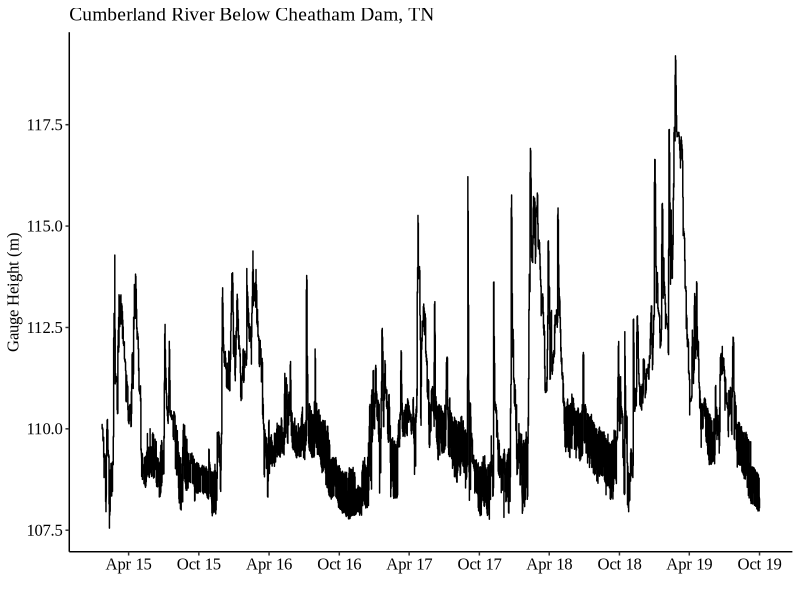
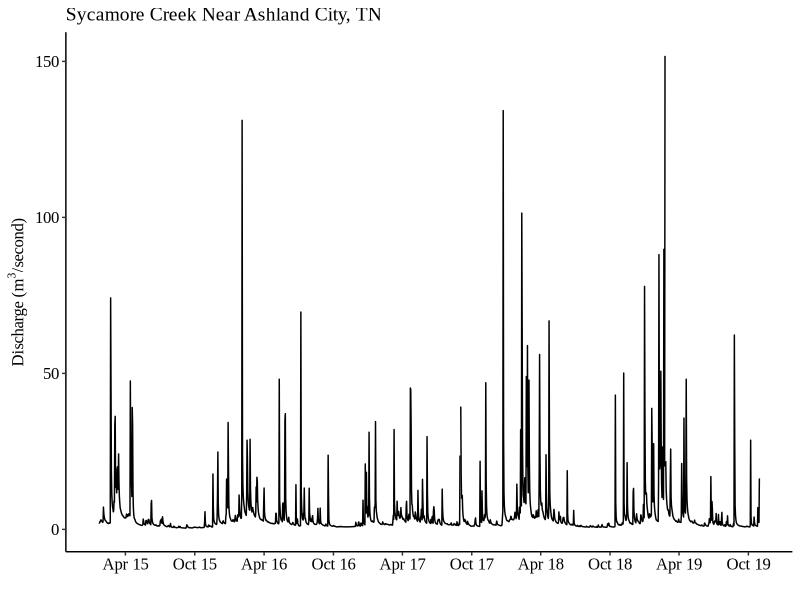

Write R code to recreate these figures, in order. (Note: this script raises an error after producing the figures.)
## ---- chunk 1
packages <- c(
  "caret",
  "utils",
  "raster",
  "data.table",
  "grid",
  "vegan",
  "permute",
  "sp",
  "dplyr",
  "ggplot2",
  "tidyr",
  "knitr",
  "lattice",
  "MASS",
  "randomForest",
  "randomForestExplainer",
  "ROCR",
  "cowplot",
  "ggrepel",
  "gt",
  "glue",
  "pdp",
  "scales",
  "kableExtra",
  "cowplot",
  "vegan"
)

sapply(packages, require, character.only=T)
## ---- chunk 2
theme_set(
  theme_bw(base_family = "Times New Roman")
)
## ---- chunk 3
study <- read.csv("public_data/Cottonmouth-Datasheet.csv")
## ---- chunk 4
gauge<-read.csv("data/GaugeData-USGS.csv")
gauge[,2]<-as.Date(gauge[,2])
gauge[,4]<-gauge[,3]*0.3048

discharge<-read.csv("data/SycamoreData-USGS.csv")
discharge[,2]<-as.Date(discharge[,2])
discharge[,4]<-discharge[,3]*0.0283168

p1<-ggplot(gauge, aes(x =gauge$datetime, y= gauge$V4))+
  geom_line(color = "black")+
  xlab("")+
  ylab("Gauge Height (m)")+
  ggtitle("Cumberland River Below Cheatham Dam, TN")+
  #ggtitle("USGS 03435000 Cumberland River Below Cheatham Dam, TN")+
  scale_x_date(breaks=date_breaks("6 months"), labels = date_format("%b %y"))+
  theme_classic() +
  theme(text = element_text(family = "Times New Roman")) +
  theme(
    plot.title = element_text(size = 14),
    axis.title.x = element_text(size = 12),
    axis.title.y = element_text(size = 12),
    axis.text.x = element_text(size = 12, color = "black"),
    axis.text.y = element_text(size = 12, color = "black")
  )

p2<-ggplot(discharge, aes(x =discharge$datetime, y= discharge$V4))+
  geom_line(color = "black")+
  xlab("")+
  ylab(expression("Discharge (" * m^3 * "/second)"))+
  ggtitle("Sycamore Creek Near Ashland City, TN")+
  #ggtitle("USGS 03431800 Sycamore Creek Near Ashland City, TN")+
  scale_x_date(breaks=date_breaks("6 months"), labels = date_format("%b %y"))+
  theme_classic() +
  theme(text = element_text(family = "Times New Roman")) +
  theme(
    plot.title = element_text(size = 14),
    axis.title.x = element_text(size = 12), 
    axis.title.y = element_text(size = 12),
    axis.text.x = element_text(size = 12, color = "black"),
    axis.text.y = element_text(size = 12, color = "black")
  )

(p1 / p2) #stack plots using patchwork

ggsave("HCB_figs/fig2_hydrographs.jpg")
#ggsave("HCB_figs/fig1_hydrographs.jpg", width = 3.43, height = 3)
## ---- chunk 5
#Subsetting Groups
male<- study %>% subset(Group == "MALE")
female<- study %>% subset(Group == "FEMALE")
juvenile<- study %>% subset(Group == "JUVENILE")
YOY<- study %>% subset(Group == "YOY")
## ---- chunk 6
glimpse(study)
s<-study[,c(3:24)]
s<-na.omit(s)
glimpse(s)
## ---- chunk 7
#Averaged surface and ambient temperature variables
Temp<-(s$Surface.Temp+s$Ambient.Temp)/2
s<-cbind(s,Temp)
#Removed correlated variables
s<-s[,c(1,5,6,7,8,9,10,11,12,13,14,15,17,18,19,20,21,22,23)]
glimpse(s)
## ---- chunk 8
s1<-s[,c(1,2,3,4,5,6,7,8,9,10,11,12,13,14,15,16,17,18,19)]
glimpse(s1)
#PCA
pc<-princomp(s1[,c(2,3,4,5,6,7,8,9,10,11,12,13,14,15,16,19)], cor = T, scores = T)
#Component
#Setting- Up ANOVA
comp<-pc$scores[,1:3]
s1<-cbind(s1, comp)
#Snake Averages
group<- s1 %>% subset(Type == "SNAKE")

pcomp<-group_by(group, Group)%>%
  summarise(Comp.1 = mean(Comp.1),
            Comp.2 = mean(Comp.2),
            Comp.3 = mean(Comp.3))
## ---- chunk 9
summary(pc)
screeplot(pc, type = "l")
## ---- chunk 10
##Colored Plot Snake vs Habitat
p<-ggplot(data = s1, aes(Comp.1, Comp.2, shape = Type))+
  geom_point(size = 3.1)+
  scale_shape_manual(values = c(21, 19))+
  theme_bw(base_size = 24)+
  theme(panel.grid = element_blank(), panel.border = element_rect(fill= "transparent"))+
  geom_hline(yintercept = 0, lty = 2) +
  geom_vline(xintercept = 0, lty = 2)+
  xlim(-6,6)+
  ylim(-4.5,4.5)+
  stat_ellipse(type = "norm", aes(color = Type), 
               show.legend = FALSE,size = 1, level = 0.95, linetype = 1)+
  scale_color_manual(values=c("#969696", "#252525"))+
  annotate("label",  x = 3.5, y = 2.7, label = "Cottonmouth", color ="#252525", size = 9, family = "Times New Roman")+
  annotate("label",  x = 3, y = -3.5, label = "Habitat", color ="#969696", size = 9, family = "Times New Roman")+
  xlab(expression(atop("aquatic sites" %<->% "terrestrial sites", paste("PC-1 (22.6%)" ))))+
  ylab(expression(atop ("PC-2 (11.8%)", paste("low cover " %<->% "high cover"))))+
  theme(text = element_text(family = "Times New Roman")) +
  theme(legend.position="none", legend.background = element_rect(fill="White",
                                                                 size=0.5),
    axis.title.x = element_text(size = 26),
    axis.title.y = element_text(size = 26),
    axis.text.x = element_text(size = 20, color = "black"),
    axis.text.y = element_text(size = 20, color = "black")
  )

#Adding Densities
xdens<-axis_canvas(p, axis = "x")+
  geom_density(data =group, aes(Comp.1, color = group$Group, fill = group$Group), alpha = 0.15, size =1, linetype= "dashed")+
  scale_fill_manual(values = c("#F8766D","#7CAE00","#00BFC4", "#C77CFF"))+
  scale_color_manual(values = c("#F8766D","#7CAE00","#00BFC4", "#C77CFF")) +
  theme(text = element_text(family = "Times New Roman"))

ydens<-axis_canvas(p, axis = "y", coord_flip = TRUE)+
  geom_density(data =group, aes(Comp.2, color = group$Group, fill = group$Group), alpha = 0.15, size =1, linetype= "dashed")+
  scale_fill_manual(values = c("#F8766D","#7CAE00","#00BFC4", "#C77CFF"))+
  scale_color_manual(values = c("#F8766D","#7CAE00","#00BFC4", "#C77CFF"))+
  theme(text = element_text(family = "Times New Roman")) +
  coord_flip()

p1<-insert_xaxis_grob(p, xdens, grid::unit(0.2, "null"), position= "top")
p2<-insert_yaxis_grob(p1,ydens, grid::unit(0.2, "null"), position = "right")

twogroup<-ggdraw(p2)

#Colored Intraspecific Group
gg_scatter1<-ggplot(data = s1, aes(Comp.1, Comp.2, shape = Type))+
  scale_shape_manual(values = c(15,21,16,17,18, 19))+
  theme_bw(base_size = 24)+
  theme(text = element_text(family = "Times New Roman")) +
  theme(panel.grid = element_blank(), panel.border = element_rect(fill= "transparent"))+
  geom_hline(yintercept = 0, lty = 2) +
  geom_vline(xintercept = 0, lty = 2)+
  xlim(-6,6)+
  ylim(-4.5,4.5)+
  stat_ellipse(type = "norm", aes(color = Type), 
               show.legend = FALSE,size = 1, level = 0.95, linetype = 1)+
  scale_color_manual(values=c("#F8766D","#969696","#7CAE00","#00BFC4", "#C77CFF", "#252525"))+
  annotate("label",  x = 3.2, y = 2.7, label = "Cottonmouth", color ="#252525", size = 9, family = "Times New Roman")+
  annotate("label",  x = 3, y = -3.5, label = "Habitat", color ="#969696", size = 9, family = "Times New Roman")+
  xlab(expression(atop("aquatic sites" %<->% "terrestrial sites", paste("PC-1 (22.6%)" ))))+
  ylab(expression(atop ("PC-2 (11.8%)", paste("low cover " %<->% "high cover"))))+
  theme(legend.position="none", legend.background = element_rect(fill="White",
                                                                 size=0.5),
    axis.title.x = element_text(size = 26),
    axis.title.y = element_text(size = 26),
    axis.text.x = element_text(size = 20, color = "black"),
    axis.text.y = element_text(size = 20, color = "black"))

pp<-gg_scatter1+
  geom_point(data =pcomp, aes(pcomp$Comp.1, pcomp$Comp.2, shape = Group, color = Group), size = 8, alpha= 0.8)+
  theme(text = element_text(family = "Times New Roman")) +
  annotate("label", x = 0.9, y = 0.5, label = "FEMALE", color ="#F8766D", size = 6, family = "Times New Roman")+
  annotate("label", x = -1.6, y = 1.2, label = "JUVENILE", color ="#7CAE00", size = 6, family = "Times New Roman")+
  annotate("label", x = -0.7, y = -0.15, label = "MALE", color ="#00BFC4", size = 6, family = "Times New Roman")+
  annotate("label", x = 0.8, y = 1.7, label = "NEONATE", color ="#C77CFF", size =6, family = "Times New Roman")

#Adding Densities for Intraspecific Groups
xdens1<-axis_canvas(pp, axis = "x")+
  geom_density(data =group, aes(Comp.1, color = group$Group, fill = group$Group), alpha = 0.15, size =1, linetype= "dashed")+
  scale_fill_manual(values = c("#F8766D","#7CAE00","#00BFC4", "#C77CFF"))+
  scale_color_manual(values = c("#F8766D","#7CAE00","#00BFC4", "#C77CFF"))

ydens1<-axis_canvas(pp, axis = "y", coord_flip = TRUE)+
  geom_density(data =group, aes(Comp.2, color = group$Group, fill = group$Group), alpha = 0.15, size =1, linetype= "dashed")+
  scale_fill_manual(values = c("#F8766D","#7CAE00","#00BFC4", "#C77CFF"))+
  scale_color_manual(values = c("#F8766D","#7CAE00","#00BFC4", "#C77CFF"))+
  coord_flip()

p11<-insert_xaxis_grob(pp, xdens1, grid::unit(0.2, "null"), position= "top")
p22<-insert_yaxis_grob(p11,ydens1, grid::unit(0.2, "null"), position = "right")

fourgroup<-ggdraw(p22)

colored<-plot_grid(twogroup,fourgroup, nrow = 1, align = "h")
## ---- chunk 11
colored
ggsave("HCB_figs/fig3_PCA_ellipses.jpg")
## ---- chunk 12
Description<- c("Percentage of canopy above quadrat", "Coverage within quadrat","Coverage within quadrat","Coverage within quadrat","Coverage within quadrat", "Height of largest living woody stem", "Height of cover object closest to snake point", "Distance to nearest cover object", "Diameter of largest log within quadrat", "Distance to nearest water source", "Water depth measured within quadrat", "Coverage within quadrat","Coverage within quadrat","Coverage within quadrat", "Coverage within quadrat","Mean temperature within quadrat", "", "")

loadings<-pc$loadings[,1:3]
sdev<-t(data.frame(pc$sdev))
eigen<-sdev[,1:3]
Variance<-c(22.60, 11.81, 9.27)
loadings<-rbind(loadings, eigen, Variance)
loadings<-round(loadings, digits = 3)
names(loadings)<-c("PC-1", "PC-2", "PC-3")
loadings<-round(loadings, digits = 3)
loadings<-cbind(Description, loadings)

"Variable (units)"<-c("Canopy Closure (%)", "Rock Cover (%)", "Leaf Cover (%)", "Vegetative Cover (%)", "Fallen Log Cover (%)","Woody Stem Height (cm)", "Cover Height (cm)", "Distance To Cover (cm)","Log Diameter (cm)", "Distance To Water (cm)", "Water Depth (cm)", "Percent Water (%)", "Percent Woody Debris (%)", "Percent Floating Vegetation (%)", "Percent Bare Soil (%)", "Mean Temperature (C)", "Eigenvalue", "Explained Variance")

loadings<-cbind(`Variable (units)`,loadings)
names(loadings)<-c("Variable (units)", "Description", "PC-1", "PC-2", "PC-3")
row.names(loadings)<-NULL

kable(loadings) %>%
  kable_styling("striped")%>%
  pack_rows("PCA Statistics", 17,18)
  
## ---- chunk 13
# #PERMANOVA
# Perm1<-adonis2(s1[,c(2,3,4,5,6,7,8,9,10,11,12,13,14,15,16,22)]~ Type, data = s1, method='eu')
# Perm1<-cbind(Perm1$aov.tab[1,4], Perm1$aov.tab[1,6])
# 
# #PERMDISP
# dist<-dist(scale(s1[,c(2,3,4,5,6,7,8,9,10,11,12,13,14,15,16,22)]))
# bd<-anova(betadisper(dist,s1$Type))
# beta<-betadisper(dist,s1$Type)
# bd1<-cbind(bd$`F value`, bd$`Pr(>F)`)
# bd1<-data.frame(bd1)
# bd1<-bd1[-2,]
# PermDisp<- cbind(Perm1, bd1)
# names(PermDisp)<-c("Pseudo-F", "P", "F", "P ")
# row.names(PermDisp)<-c("Proportions (Euclidean)")
# 
# gt(PermDisp, rownames_to_stub = TRUE)%>%
#   fmt_number(columns = c(1,3),
#              decimals = 2,
#              suffixing = T)%>%
#     fmt_scientific(columns = c(2,4),
#              decimals = 2)%>%
#   tab_spanner(
#     label = "PERMANOVA", columns = 1:2)%>%
#   tab_spanner(
#     label = "PERMDISP", columns = 3:4)%>%
#   tab_source_note(
#     source_note = "N(permutations) = 999")%>%
#   tab_source_note(
#     source_note = "df = 1")
## ---- chunk 14
vars <- c(2:16, 22)

# distance matrix
d <- dist(scale(s1[, vars]), method = "euclidean")

# PERMANOVA
perm <- adonis2(d ~ Type, data = s1)

Perm1 <- data.frame(
  `Pseudo-F` = perm$F[1],
  P = perm$`Pr(>F)`[1],
  check.names = FALSE
)

# PERMDISP
beta <- betadisper(d, s1$Type)
bd <- anova(beta)

bd1 <- data.frame(
  F = bd$`F value`[1],
  `P ` = bd$`Pr(>F)`[1],
  check.names = FALSE
)

# Combine
PermDisp <- cbind(Perm1, bd1)

row.names(PermDisp) <- "Proportions (Euclidean)"

PermDisp

gt(PermDisp, rownames_to_stub = TRUE)%>%
  fmt_number(columns = c(1,3),
             decimals = 2,
             suffixing = T)%>%
    fmt_scientific(columns = c(2,4),
             decimals = 2)%>%
  tab_spanner(
    label = "PERMANOVA", columns = 1:2)%>%
  tab_spanner(
    label = "PERMDISP", columns = 3:4)%>%
  tab_source_note(
    source_note = "N(permutations) = 999")%>%
  tab_source_note(
    source_note = "df = 1")

## ---- chunk 15
beta
## ---- chunk 16
pcomp<-pcomp[,2:4]
names(pcomp)<- c( "PC-1","PC-2", "PC-3")
row.names(pcomp)<-c("Female", "Juvenile", "Male", "YOY")
pcomp[,1:3]<-round(pcomp[,1:3], digits = 3)

C1<-aov(Comp.1~Group, group)
C2<-aov(Comp.2~Group, group)
C3<-aov(Comp.3~Group, group)

F.value<-c(anova(C1)$"F value"[1], anova(C2)$"F value"[1], anova(C3)$"F value"[1])
p.value<-c(anova(C1)$"Pr(>F)"[1],anova(C2)$"Pr(>F)"[1],anova(C3)$"Pr(>F)"[1])

stats<-data.frame(t(cbind(F.value, p.value)))
names(stats)<-c( "PC-1","PC-2", "PC-3")
pcomp<-rbind(pcomp,stats)

row.names(pcomp)<-c("Female", "Juvenile", "Male", "YOY", "F", "P-value")
pcomp<-round(pcomp, digits = 3)

gt(pcomp, rownames_to_stub = TRUE)%>%
  tab_stubhead(label = "Cottonmouth conspecific")%>%
  tab_row_group( group = "",
    rows = 1:4
  )%>%
  tab_row_group(
    group = "ANOVA",rows = c(5,6))
## ---- chunk 17
#PC-1
#ANOVA
summary(C1)
#Tukey
TukeyHSD(C1)
#PC-2
#ANOVA
summary(C2)
#Tukey 2
TukeyHSD(C2)

#PC-3
#ANOVA
summary(C3)

#Tukey 3
TukeyHSD(C3)
## ---- chunk 18
PC1<-ggplot(group, aes(x = Group, y = group$Comp.1, color = Group))+
  scale_color_manual(values = c("#F8766D","#7CAE00","#00BFC4", "#C77CFF"))+
  geom_boxplot()+
 ylab(expression(atop("aquatic site" %<->% "terrestrial sites", paste("PC-1 (22.6%)" ))))+
  xlab("")+
  geom_text(aes(4, 2.5, label = paste("P= 0.233")), color = "black", size=4)+
  theme_classic()+
  theme(legend.position="none", legend.background = element_rect(fill="White",size=0.5))

PC2<-ggplot(group, aes(x = Group, y = group$Comp.2, color = Group))+
  scale_color_manual(values = c("#F8766D","#7CAE00","#00BFC4", "#C77CFF"))+
  geom_boxplot()+
  ylab(expression(atop("low cover" %<->% "high cover", paste("PC-2 (11.8%)" ))))+
  xlab("")+
  geom_text(aes(4, 5, label = paste("P= 0.016*")), color = "black", size=4)+
  theme_classic()+
  theme(legend.position="none", legend.background = element_rect(fill="White",size=0.5))

PC3<-ggplot(group, aes(x = Group, y = group$Comp.3, color = Group))+
  scale_color_manual(values = c("#F8766D","#7CAE00","#00BFC4", "#C77CFF"))+
  geom_boxplot()+
  ylab(expression(atop("high vegetation" %<->% "low vegetation", paste("PC-3 (9.2%)" ))))+
  xlab("")+
  geom_text(aes(4, 5, label = paste("P= 0.358")), color = "black", size=4)+
  theme_classic()+
  theme(legend.position="none", legend.background = element_rect(fill="White",size=0.5))

plot_grid(PC1, PC2, PC3, labels=c("A)", "B)", "C)"), ncol = 3, nrow = 1)
## ---- chunk 19
#Linear Regression
mod<-lm(SVL~Comp.1,group)
mod2<-lm(SVL~Comp.2,group)
mod3<-lm(SVL~Comp.3,group)

LR1<-ggplot(group, aes(x= SVL, y= Comp.1))+
  geom_point(size = 2)+
  xlim(209, 1061)+
  geom_smooth(method = "lm", color= "black")+
  geom_hline(yintercept = 0, lty = 2) +
  geom_vline(xintercept = 600, lty = 2)+
  theme_bw(base_size = 24)+
  #geom_text(aes(900, 6, label = paste("R-squared = 0.034")), color="black")+
  geom_text(aes(900, 3, label = paste("P = 0.02")), color = "black", size=10, family = "Times New Roman")+
  #geom_text(aes(900, 3, label = paste("P = 0.023")), color = "black", size=10, family = "Times New Roman")+
  xlab("Snout-Vent Length (mm)")+
  ylab(expression(atop("aquatic site" %<->% "terrestrial sites", paste("PC-1 (22.6%)" ))))+
  ylim(-3,3)+
  guides(shape = "none")+
  theme(text = element_text(family = "Times New Roman")) +
  theme(panel.grid = element_blank(), panel.border = element_rect(fill= "transparent"),
    axis.title.x = element_text(size = 28),
    axis.title.y = element_text(size = 28),
    axis.text.x = element_text(size = 22),
    axis.text.y = element_text(size = 22)
  )

LR2<-ggplot(group, aes(x= SVL, y= Comp.2))+
  geom_point(size = 2)+
  xlim(209, 1061)+
  geom_smooth(method = "lm", color= "black")+
  geom_hline(yintercept = 0, lty = 2) +
  geom_vline(xintercept = 600, lty = 2)+
  theme_bw(base_size = 24)+
  #geom_text(aes(900, 6, label = paste("R-squared = 0.045")), color="black")+
  geom_text(aes(900, 3, label = paste("P = 0.008")), color = "black", size = 10, family = "Times New Roman")+
  xlab("Snout-Vent Length (mm)")+
  ylab(expression(atop("low cover" %<->% "high cover", paste("PC-2 (11.8%)" ))))+
  ylim(-3,3)+
  guides(shape = "none")+
  theme(text = element_text(family = "Times New Roman")) +
  theme(panel.grid = element_blank(), panel.border = element_rect(fill= "transparent"),
    axis.title.x = element_text(size = 28),
    axis.title.y = element_text(size = 28),
    axis.text.x = element_text(size = 22),
    axis.text.y = element_text(size = 22)
  )

LR3<-ggplot(group, aes(x= SVL, y= Comp.3))+
  geom_point(size = 2)+
  xlim(209, 1061)+
  geom_hline(yintercept = 0, lty = 2) +
  geom_vline(xintercept = 600, lty = 2)+
  theme_bw(base_size = 24)+
  #geom_text(aes(900, 6, label = paste("R-squared = 0.045")), color="black")+
  geom_text(aes(900, 3, label = paste("P = 0.49")), color = "black", size = 10, family = "Times New Roman")+
  xlab("Snout-Vent Length (mm)")+
  ylab(expression(atop("high vegetation" %<->% "low vegetation", paste("PC-3 (9.2%)" ))))+
  ylim(-3,3)+
  guides(shape = "none")+
  theme(text = element_text(family = "Times New Roman")) +
  theme(panel.grid = element_blank(), panel.border = element_rect(fill= "transparent"),
    axis.title.x = element_text(size = 28),
    axis.title.y = element_text(size = 28),
    axis.text.x = element_text(size = 22),
    axis.text.y = element_text(size = 22)
  )

#combine using patchwork
(LR1 + LR2 + LR3) +
  plot_annotation(tag_levels = 'A')

ggsave("HCB_figs/fig4_SVL_PCA_regressions.jpg")
## ---- chunk 20
summary(mod)
summary(mod2)
summary(mod3)
## ---- chunk 21
#Went with the Full Model
rf<-s1[,c(1,2,3,4,5,6,7,8,9,10,11,12,13,14,15,16,19)]
## ---- chunk 22
#Setting up Cross Validation Training and Validation sets
set.seed(123)
ind<-sample(2,nrow(rf),replace = T, prob = c(0.9,0.1))
train<-rf[ind==1,]
test<-rf[ind==2,]
## ---- chunk 23

train$Type <- as.factor(train$Type)
test$Type  <- as.factor(test$Type)

set.seed(123)
a1<- randomForest(Type~., data = train, ntree = 6000, importance = T)
a2<- randomForest(Type~., data = train, ntree = 6000, importance = T)
a3<- randomForest(Type~., data = train, ntree = 6000, importance = T)
a4<- randomForest(Type~., data = train, ntree = 6000, importance = T)
a5<- randomForest(Type~., data = train, ntree = 6000, importance = T)
a6<- randomForest(Type~., data = train, ntree = 6000, importance = T)
a7<- randomForest(Type~., data = train, ntree = 6000, importance = T)
a8<- randomForest(Type~., data = train, ntree = 6000, importance = T)
a9<- randomForest(Type~., data = train, ntree = 6000, importance = T)
a10<- randomForest(Type~., data = train, ntree = 6000, importance = T)
b1<- randomForest(Type~., data = train, ntree = 6000, importance = T)
b2<- randomForest(Type~., data = train, ntree = 6000, importance = T)
b3<- randomForest(Type~., data = train, ntree = 6000, importance = T)
b4<- randomForest(Type~., data = train, ntree = 6000, importance = T)
b5<- randomForest(Type~., data = train, ntree = 6000, importance = T)
b6<- randomForest(Type~., data = train, ntree = 6000, importance = T)
b7<- randomForest(Type~., data = train, ntree = 6000, importance = T)
b8<- randomForest(Type~., data = train, ntree = 6000, importance = T)
b9<- randomForest(Type~., data = train, ntree = 6000, importance = T)
b10<- randomForest(Type~., data = train, ntree = 6000, importance = T)
c1<- randomForest(Type~., data = train, ntree = 6000, importance = T)
c2<- randomForest(Type~., data = train, ntree = 6000, importance = T)
c3<- randomForest(Type~., data = train, ntree = 6000, importance = T)
c4<- randomForest(Type~., data = train, ntree = 6000, importance = T)
c5<- randomForest(Type~., data = train, ntree = 6000, importance = T)
c6<- randomForest(Type~., data = train, ntree = 6000, importance = T)
c7<- randomForest(Type~., data = train, ntree = 6000, importance = T)
c8<- randomForest(Type~., data = train, ntree = 6000, importance = T)
c9<- randomForest(Type~., data = train, ntree = 6000, importance = T)
c10<- randomForest(Type~., data = train, ntree = 6000, importance = T)
## ---- chunk 24
OOB1<-c(a1$err.rate[6000,1],a2$err.rate[6000,1],a3$err.rate[6000,1],a4$err.rate[6000,1],a5$err.rate[6000,1],a6$err.rate[6000,1],
       a7$err.rate[6000,1],a8$err.rate[6000,1],a9$err.rate[6000,1],a10$err.rate[6000,1],b1$err.rate[6000,1],b2$err.rate[6000,1],
       b3$err.rate[6000,1],b4$err.rate[6000,1],b5$err.rate[6000,1],b6$err.rate[6000,1],b7$err.rate[6000,1],b8$err.rate[6000,1],
       b9$err.rate[6000,1],b10$err.rate[6000,1],c1$err.rate[6000,1],c2$err.rate[6000,1],c3$err.rate[6000,1],c4$err.rate[6000,1],
       c5$err.rate[6000,1],c6$err.rate[6000,1],c7$err.rate[6000,1],c8$err.rate[6000,1],c9$err.rate[6000,1],c10$err.rate[6000,1])
OOB<-c(1-min(OOB1),1-mean(OOB1), 1-max(OOB1))
## ---- chunk 25
files<-list(a1,a2,a3,a4,a5,a6,a7,a8,a9,a10,b1,b2,b3,b4,b5,b6,b7,b8,b9,b10,c1,c2,c3,c4,c5,c6,c7,c8,c9,c10)

cv<-(function(x){
p<-predict(x, test)
cm<-caret::confusionMatrix(p, positive = "SNAKE",test$Type)

CVTABLE<-t(data.frame(cm$overall))
CV2TABLE<-t(data.frame(cm$byClass))

cv_table<-cbind(CVTABLE,CV2TABLE)
cv_table<-cv_table[,c(1,2,8,9)]
cv_table
})

cv_table<-t(data.frame(lapply(files, cv)))

cv_max<-c(max(cv_table[,1]), max(cv_table[,2]), max(cv_table[,3]), max(cv_table[,4]))
cv_mean<-c(mean(cv_table[,1]), mean(cv_table[,2]), mean(cv_table[,3]), mean(cv_table[,4]))
cv_min<-c(min(cv_table[,1]), min(cv_table[,2]), min(cv_table[,3]), min(cv_table[,4]))

cv_table<-data.frame(rbind(cv_max,cv_mean, cv_min))

RandomForest_Model<-c("Maximum", "Mean", "Minimum")
## ---- chunk 26

AUC<- function(z){
pred<-predict(z, test, type = "prob")
pred<-pred[,2]
pred<-prediction(pred, test$Type)

#AUC (Area Under The Curve)
auc<-performance(pred, "auc")
auc<-unlist(slot(auc, "y.values"))
  
}

AUC<-t(data.frame(lapply(files, AUC)))

AUC<-c(max(AUC), mean(AUC), min(AUC))
## ---- chunk 27
models<-cbind(cv_table, OOB, AUC)
models<-round(models, digits = 3)
models<-cbind(RandomForest_Model,models)
gt(models)%>%
  cols_label(
    RandomForest_Model = "Random Forest Models",
    X1 = "Accuracy",
    X2 = "Kappa",
    X3 = "Sensitivity",
    X4 = "Specificity")%>%
  tab_source_note(
    source_note = "N(trees) = 6000")%>%
  tab_source_note(
    source_note = "OOB = Out of Bag Accuracy")%>%
    tab_source_note(
    source_note = "AUC = Area Under the Curve")
## ---- chunk 28
a7 # Maximum Accuracy
a1 #Mean Accuracy
## ---- chunk 29
MDA<-randomForest::importance(a7, class = "SNAKE")
MDA<-data.frame(MDA[,c(1,2)])
gen<-sum(MDA[,1])
sna<-sum(MDA[,2])
#Calculating relative importance of MDA
MDA[,1]<-(MDA[,1]/gen)*100
MDA[,2]<-(MDA[,2]/gen)*100

#Plotting
Habitat_Variables <- c("Canopy Closure", "Rock Cover", "Leaf Cover", "Vegetative Cover","Fallen Log Cover","Woody Stem Height", "Cover Height", "Distance To Cover","Log Diameter","Distance To Water", "Water Depth", "Percent Water", "Percent Woody Debris", "Percent Floating Vegetation", "Percent Bare Soil", "Mean Temperature")

D <-cbind(Habitat_Variables,MDA)
row.names(D)<-NULL

ggplot(D, aes(x = reorder(Habitat_Variables, D$SNAKE), y = D$SNAKE))+
  geom_col(aes(fill=D$SNAKE), color = "black", width = 0.9)+
  geom_text(label=round(D$SNAKE,1), nudge_y = 0.5, size = 4, family = "Times New Roman")+
    #labs(subtitle = "Snake Model")+
    ylab("Relative Importance")+
    #xlab("")+
  xlab(expression(atop("Environmental Variables", paste(""))))+
  coord_flip()+
  #theme_classic()+
  theme(text = element_text(family = "Times New Roman")) +
  theme(legend.position = "none",
    axis.title.x = element_text(size = 12),
    axis.title.y = element_text(size = 12),
    axis.text.x = element_text(size = 10),
    axis.text.y = element_text(size = 10, color = "black"),
  ) +
  scale_fill_gradient2(low="white", high="black")

ggsave("HCB_figs/fig5_variable_importance.jpg")
## ---- chunk 30
#RF a7
plotx<-partial(a7, pred.var = "Dist..To.Water", pdp = T, center = T, plot = T, plot.engine = "ggplot2", type = "classification", which.class = "SNAKE", train = train, rug = T)

ploty<-partial(a7, pred.var = "X.Bare.soil", pdp = T, center = T, plot = T, plot.engine = "ggplot2", type = "classification", which.class = "SNAKE", train = train, rug = T)

plotz<-partial(a7, pred.var = "Rock.Cover", pdp = T, center = T, plot = T, plot.engine = "ggplot2", type = "classification", which.class = "SNAKE", train = train, rug = T)

plotz1<-partial(a7, pred.var = "Depth", pdp = T, center = T, plot = T, plot.engine = "ggplot2", type = "classification", which.class = "SNAKE", train = train, rug = T)

plotz2<-partial(a7, pred.var = "X.Water", pdp = T, center = T, plot = T, plot.engine = "ggplot2", type = "classification", which.class = "SNAKE", train = train, rug = T)

plotz3<-partial(a7, pred.var = "Dist..To.Cover", pdp = T, center = T, plot = T, plot.engine = "ggplot2", type = "classification", which.class = "SNAKE", train = train, rug = T)
## ---- chunk 31

theme_partial_dependence <- theme_bw() +
  theme(
    text = element_text(family = "Times New Roman"),
    axis.title.x = element_text(size = 12),
    axis.title.y = element_text(size = 12),
    axis.text.x  = element_text(size = 10, color = "black"),
    axis.text.y  = element_text(size = 10, color = "black")
  )

pd_plot1<-ploty+ 
  geom_line(size = 1)+
  xlab("Bare Soil Cover (%)")+
  ylab("Relative Probability")+
  xlim(0,105) +
  theme_partial_dependence

pd_plot2<-plotx+
  geom_line(size = 1)+
  xlab("Distance to Water (cm)")+
  ylab("")+
  ylim(-1.05,0.35)+
  theme_partial_dependence

pd_plot3<-plotz+ 
  geom_line(size = 1)+
  xlab("Rock Cover (%)")+
  ylab("")+
  theme_partial_dependence

pd_plot4<-plotz1+ 
  geom_line(size = 1)+
  xlab("Water Depth (cm)")+
  ylab("Relative Probability")+
  xlim(0,105)+
  ylim(-0.25,0.4)+
  theme_partial_dependence

pd_plot5<-plotz2+ 
  geom_line(size = 1)+
  xlab("Water Cover (%)")+
  ylab("")+
  xlim(0,105)+
  ylim(-0.80, 0.25)+
  theme_partial_dependence

pd_plot6<-plotz3+ 
  geom_line(size = 1)+
  xlab("Distance to Cover (cm)")+
  ylab("")+
  ylim(-0.65,-0.2)+
  theme_partial_dependence

#combine plots using patchwork
(pd_plot1 + pd_plot2 + pd_plot3) / (pd_plot4 + pd_plot5 + pd_plot6) +
  plot_annotation(tag_levels = 'A')

ggsave("HCB_figs/fig6_partial_dependence_plots.jpg")
